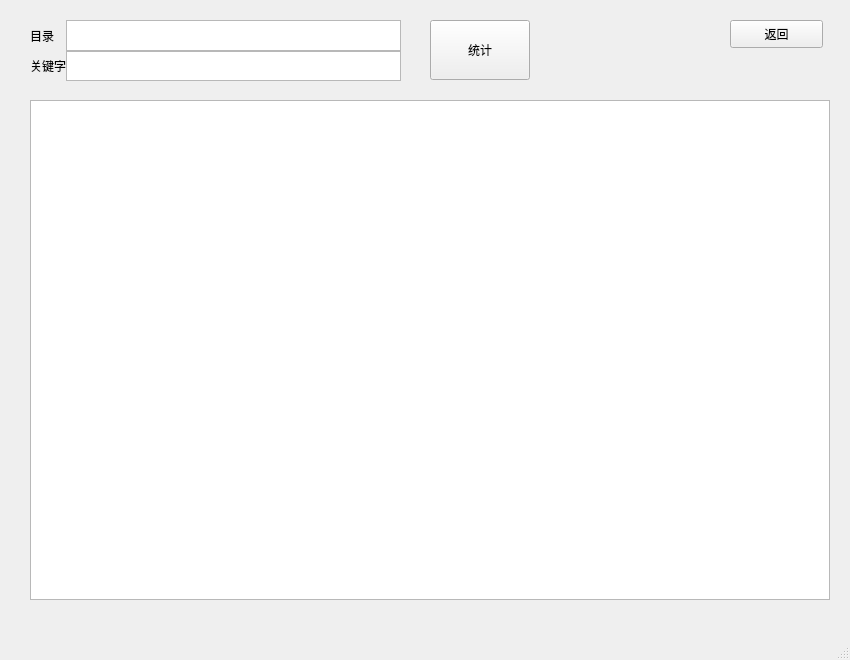
<?xml version="1.0" encoding="UTF-8"?>
<ui version="4.0">
 <class>MainWindow2</class>
 <widget class="QMainWindow" name="MainWindow2">
  <property name="geometry">
   <rect>
    <x>0</x>
    <y>0</y>
    <width>850</width>
    <height>660</height>
   </rect>
  </property>
  <property name="windowTitle">
   <string>MainWindow</string>
  </property>
  <widget class="QWidget" name="centralwidget">
   <widget class="QPushButton" name="pushButton">
    <property name="geometry">
     <rect>
      <x>730</x>
      <y>20</y>
      <width>93</width>
      <height>28</height>
     </rect>
    </property>
    <property name="text">
     <string>返回</string>
    </property>
   </widget>
   <widget class="QWidget" name="gridLayoutWidget">
    <property name="geometry">
     <rect>
      <x>30</x>
      <y>20</y>
      <width>371</width>
      <height>61</height>
     </rect>
    </property>
    <layout class="QGridLayout" name="gridLayout" rowstretch="0,0,0" columnstretch="1,10">
     <property name="sizeConstraint">
      <enum>QLayout::SetDefaultConstraint</enum>
     </property>
     <property name="spacing">
      <number>0</number>
     </property>
     <item row="1" column="0">
      <widget class="QLabel" name="label">
       <property name="text">
        <string>目录</string>
       </property>
      </widget>
     </item>
     <item row="2" column="0">
      <widget class="QLabel" name="label_2">
       <property name="text">
        <string>关键字</string>
       </property>
      </widget>
     </item>
     <item row="2" column="1">
      <widget class="QTextEdit" name="key_word">
       <property name="sizePolicy">
        <sizepolicy hsizetype="Ignored" vsizetype="Ignored">
         <horstretch>0</horstretch>
         <verstretch>0</verstretch>
        </sizepolicy>
       </property>
      </widget>
     </item>
     <item row="1" column="1">
      <widget class="QTextEdit" name="root_name">
       <property name="sizePolicy">
        <sizepolicy hsizetype="Ignored" vsizetype="Ignored">
         <horstretch>0</horstretch>
         <verstretch>0</verstretch>
        </sizepolicy>
       </property>
      </widget>
     </item>
    </layout>
   </widget>
   <widget class="QPushButton" name="pushButton_2">
    <property name="geometry">
     <rect>
      <x>430</x>
      <y>20</y>
      <width>100</width>
      <height>60</height>
     </rect>
    </property>
    <property name="text">
     <string>统计</string>
    </property>
   </widget>
   <widget class="QTextBrowser" name="textBrowser">
    <property name="geometry">
     <rect>
      <x>30</x>
      <y>100</y>
      <width>800</width>
      <height>500</height>
     </rect>
    </property>
   </widget>
  </widget>
  <widget class="QMenuBar" name="menubar">
   <property name="geometry">
    <rect>
     <x>0</x>
     <y>0</y>
     <width>850</width>
     <height>26</height>
    </rect>
   </property>
  </widget>
  <widget class="QStatusBar" name="statusbar"/>
 </widget>
 <resources/>
 <connections>
  <connection>
   <sender>pushButton_2</sender>
   <signal>clicked()</signal>
   <receiver>MainWindow2</receiver>
   <slot>func()</slot>
   <hints>
    <hint type="sourcelabel">
     <x>275</x>
     <y>109</y>
    </hint>
    <hint type="destinationlabel">
     <x>280</x>
     <y>227</y>
    </hint>
   </hints>
  </connection>
 </connections>
 <slots>
  <slot>func()</slot>
 </slots>
</ui>
